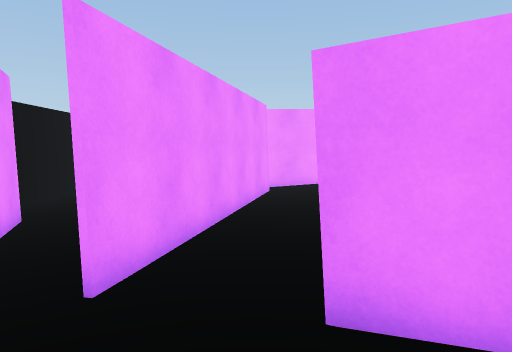
View 1 (above)

18 first-person views from a walk through a Unity game level. The camera is 1.5 m above the floor, tilts 4° down and sees 70° across. The floor is counted in squares, 1 m on a side. Each view is taken from the middle of a square. On the plan, view 1 faces up. The plan holds only what a view shows up to about 16 squares ahead; the rest is blank. The player is left out. Surface patterns are stand-ins for the level's own textures.

View 2
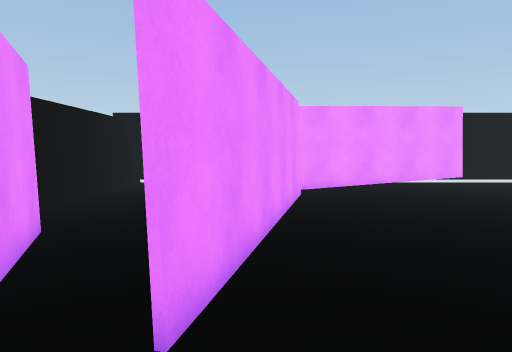

View 3
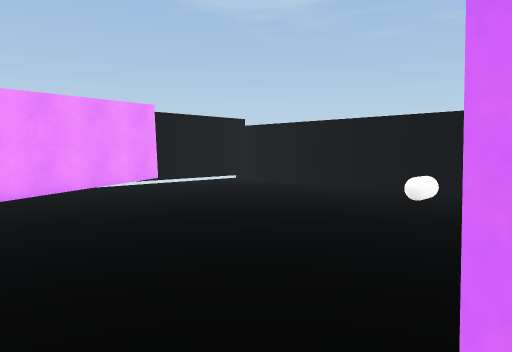

View 4
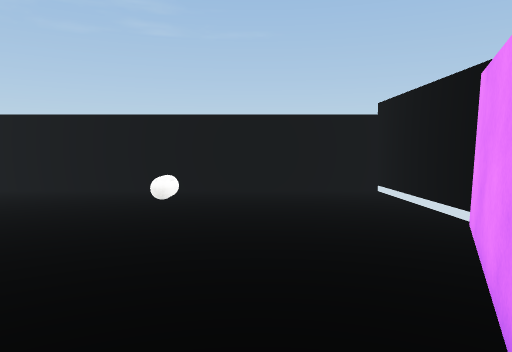

View 5
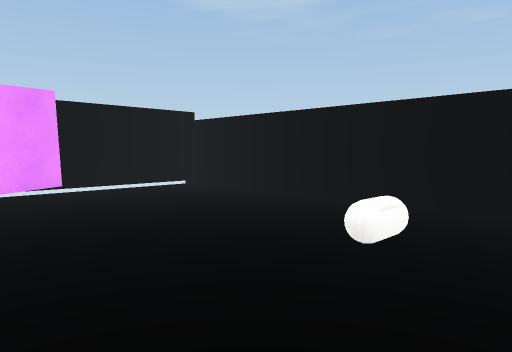

View 6
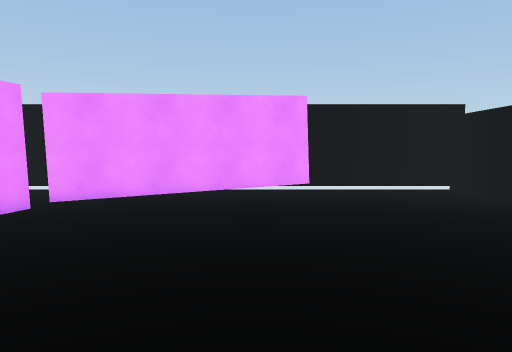

View 7
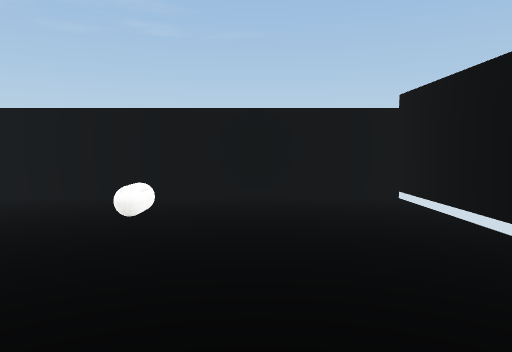

View 8
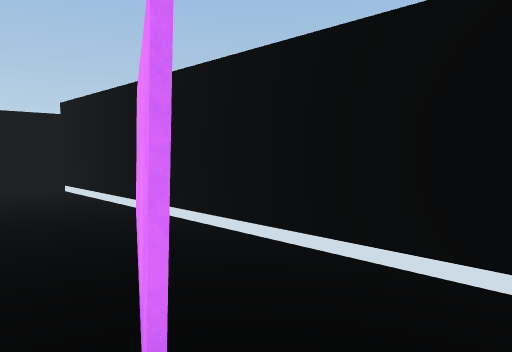

View 9
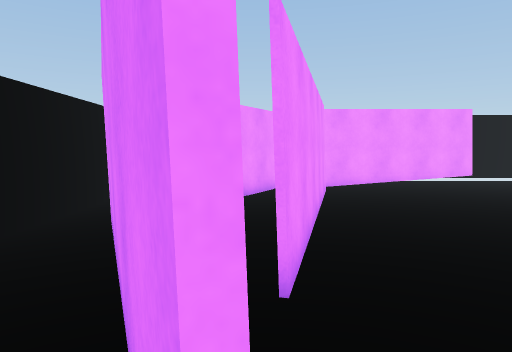

View 10
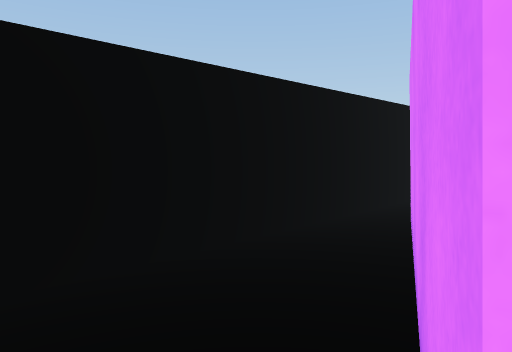

View 11
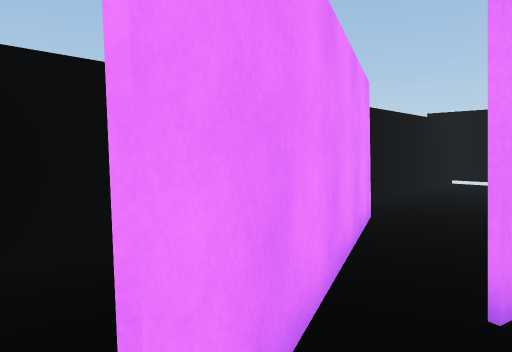

View 12
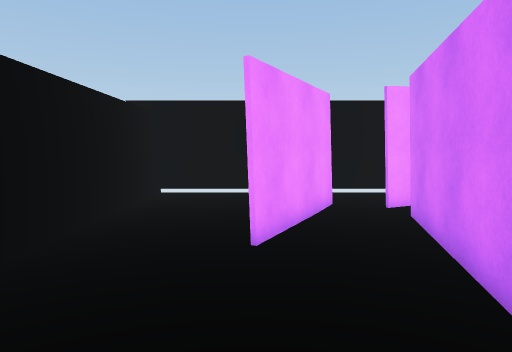

View 13
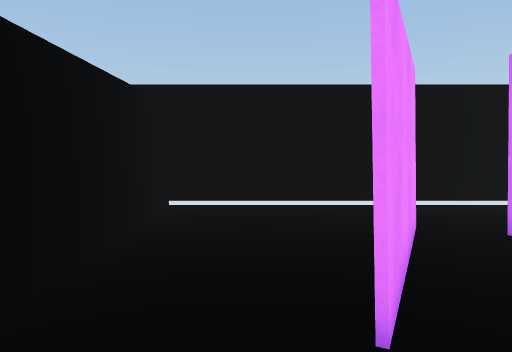

View 14
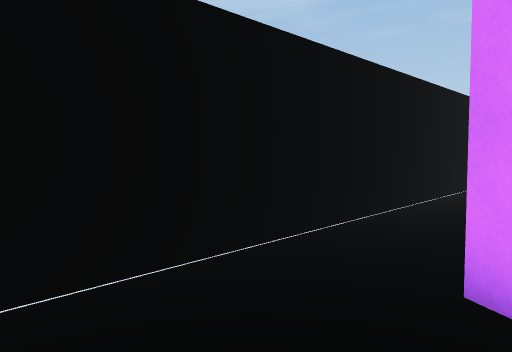

View 15
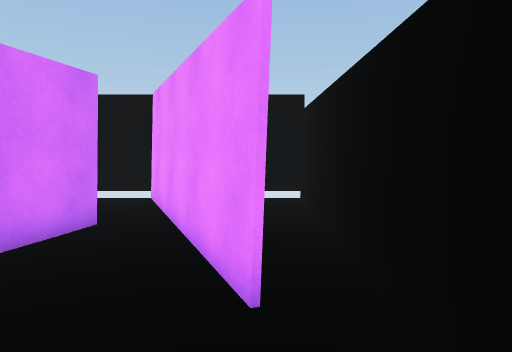

View 16
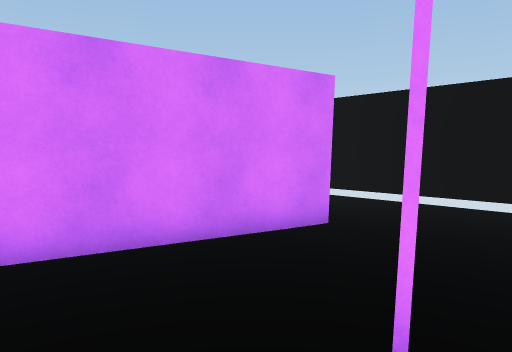

View 17
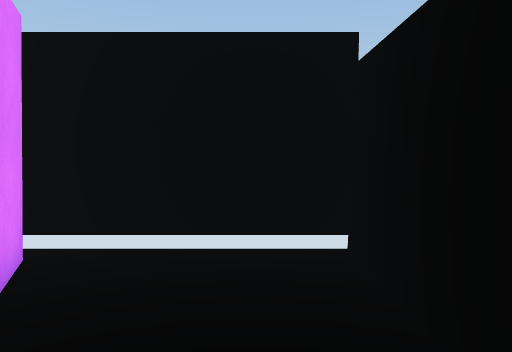

View 18
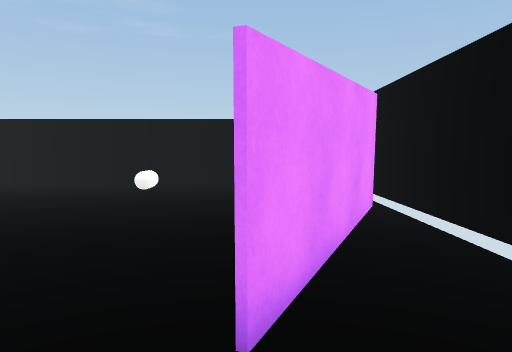

### Floor plan
Key: @ floor where view 1 was taken; # wall or solid block; x gap in a wall; . floor; T thing the floor can be seen under or through; C capsule.
Columns run from 7 left of view 1 to 14 right of it. Each row starts with its distance up from view 1.
 18 ######################
 17 #.............##.....#
 16 #..........TTTT......#
 15 #.....T.TTTT.........#
 14 #....TTTT............#
 13 #....T.x.............#
 12 #...##.#.............#
 11 #...#..#.............#
 10 #......#.............#
  9 #.....##.............#
  8 #.....#..............#
  7 #.#...#..............#
  6 #.##..#........C.....#
  5 #..#.##..............#
  4 #..###...............#
  3 #...#...##...........#
  2 #...##.  ###.........#
  1 #....#..  .##........#
  0 #......@.............#
 -1 ######################

Where each view was taken, in squares from view 1:
view 1: 0 up, 0 right, facing up
view 2: 1 up, 1 left, facing up
view 3: 3 up, 0 right, facing up-right
view 4: 4 up, 0 right, facing right
view 5: 4 up, 4 right, facing up-right
view 6: 4 up, 6 right, facing up
view 7: 4 up, 2 right, facing right
view 8: 4 up, 1 left, facing down-right
view 9: 0 up, 2 left, facing up
view 10: 0 up, 2 left, facing up-left
view 11: 0 up, 1 left, facing up-left
view 12: 5 up, 3 left, facing up
view 13: 8 up, 4 left, facing up
view 14: 14 up, 5 left, facing up-right
view 15: 11 up, 5 left, facing down
view 16: 10 up, 6 left, facing down-right
view 17: 5 up, 5 left, facing down
view 18: 3 up, 2 left, facing right
